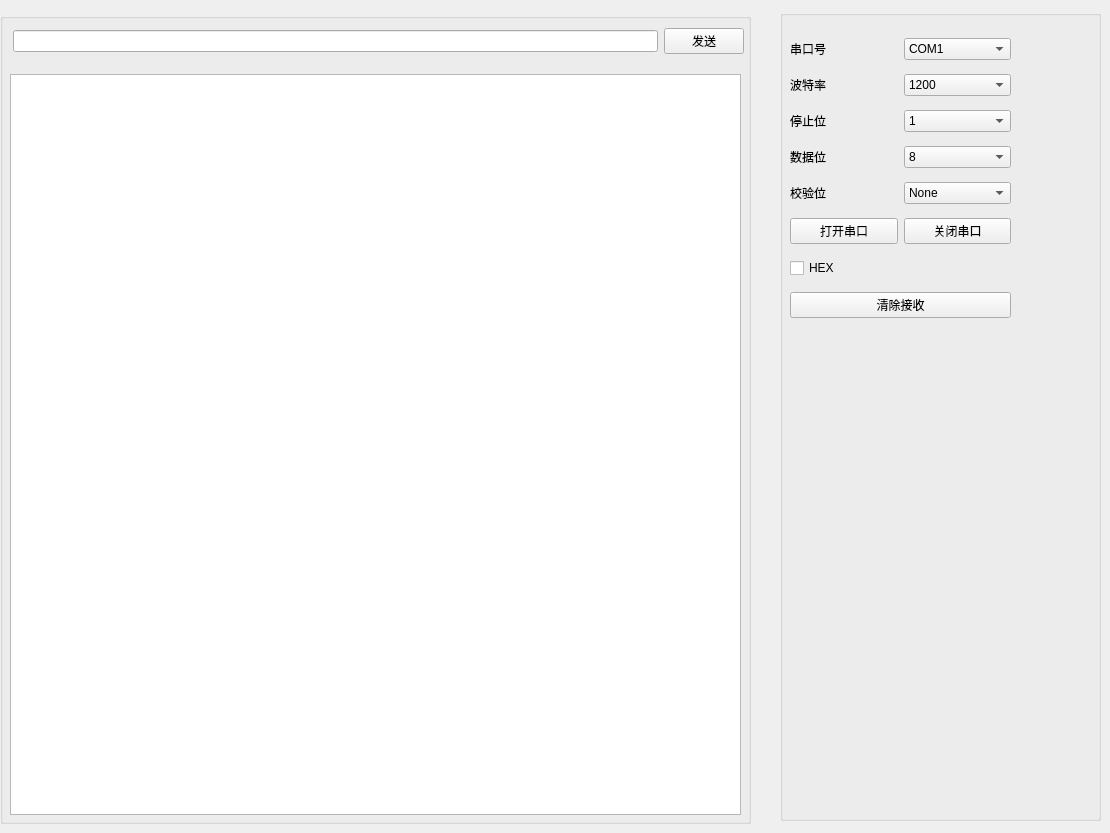
      <widget class="QWidget" name="SetSerialPort">
       <attribute name="title">
        <string>SerialPort</string>
       </attribute>
       <widget class="QGroupBox" name="groupBox">
        <property name="geometry">
         <rect>
          <x>780</x>
          <y>10</y>
          <width>321</width>
          <height>811</height>
         </rect>
        </property>
        <property name="title">
         <string/>
        </property>
        <widget class="QWidget" name="layoutWidget">
         <property name="geometry">
          <rect>
           <x>10</x>
           <y>20</y>
           <width>221</width>
           <height>301</height>
          </rect>
         </property>
         <layout class="QVBoxLayout" name="verticalLayout_3">
          <item>
           <layout class="QHBoxLayout" name="horizontalLayout_10">
            <item>
             <widget class="QLabel" name="serialPort_label">
              <property name="text">
               <string>串口号</string>
              </property>
             </widget>
            </item>
            <item>
             <widget class="QComboBox" name="serialPort_comboBox">
              <property name="enabled">
               <bool>true</bool>
              </property>
              <item>
               <property name="text">
                <string>COM1</string>
               </property>
              </item>
              <item>
               <property name="text">
                <string>COM2</string>
               </property>
              </item>
              <item>
               <property name="text">
                <string>COM3</string>
               </property>
              </item>
              <item>
               <property name="text">
                <string>COM4</string>
               </property>
              </item>
              <item>
               <property name="text">
                <string>COM5</string>
               </property>
              </item>
              <item>
               <property name="text">
                <string>COM6</string>
               </property>
              </item>
              <item>
               <property name="text">
                <string>COM7</string>
               </property>
              </item>
              <item>
               <property name="text">
                <string>COM8</string>
               </property>
              </item>
              <item>
               <property name="text">
                <string>COM9</string>
               </property>
              </item>
              <item>
               <property name="text">
                <string>COM10</string>
               </property>
              </item>
              <item>
               <property name="text">
                <string>COM11</string>
               </property>
              </item>
              <item>
               <property name="text">
                <string>COM12</string>
               </property>
              </item>
             </widget>
            </item>
           </layout>
          </item>
          <item>
           <layout class="QHBoxLayout" name="horizontalLayout_11">
            <item>
             <widget class="QLabel" name="baud_label">
              <property name="text">
               <string>波特率</string>
              </property>
             </widget>
            </item>
            <item>
             <widget class="QComboBox" name="baud_comboBox">
              <item>
               <property name="text">
                <string>1200</string>
               </property>
              </item>
              <item>
               <property name="text">
                <string>2400</string>
               </property>
              </item>
              <item>
               <property name="text">
                <string>4800</string>
               </property>
              </item>
              <item>
               <property name="text">
                <string>9600</string>
               </property>
              </item>
              <item>
               <property name="text">
                <string>19200</string>
               </property>
              </item>
              <item>
               <property name="text">
                <string>38400</string>
               </property>
              </item>
              <item>
               <property name="text">
                <string>57600</string>
               </property>
              </item>
              <item>
               <property name="text">
                <string>115200</string>
               </property>
              </item>
             </widget>
            </item>
           </layout>
          </item>
          <item>
           <layout class="QHBoxLayout" name="horizontalLayout_15">
            <item>
             <widget class="QLabel" name="stopBit_label">
              <property name="text">
               <string>停止位</string>
              </property>
             </widget>
            </item>
            <item>
             <widget class="QComboBox" name="stopBit_comboBox">
              <item>
               <property name="text">
                <string>1</string>
               </property>
              </item>
              <item>
               <property name="text">
                <string>1.5</string>
               </property>
              </item>
              <item>
               <property name="text">
                <string>2</string>
               </property>
              </item>
             </widget>
            </item>
           </layout>
          </item>
          <item>
           <layout class="QHBoxLayout" name="horizontalLayout_12">
            <item>
             <widget class="QLabel" name="dataBits_label">
              <property name="text">
               <string>数据位</string>
              </property>
             </widget>
            </item>
            <item>
             <widget class="QComboBox" name="dataBits_comboBox">
              <item>
               <property name="text">
                <string>8</string>
               </property>
              </item>
              <item>
               <property name="text">
                <string>7</string>
               </property>
              </item>
              <item>
               <property name="text">
                <string>6</string>
               </property>
              </item>
              <item>
               <property name="text">
                <string>5</string>
               </property>
              </item>
             </widget>
            </item>
           </layout>
          </item>
          <item>
           <layout class="QHBoxLayout" name="horizontalLayout_14">
            <item>
             <widget class="QLabel" name="verify_label">
              <property name="text">
               <string>校验位</string>
              </property>
             </widget>
            </item>
            <item>
             <widget class="QComboBox" name="verify_comboBox">
              <item>
               <property name="text">
                <string>None</string>
               </property>
              </item>
              <item>
               <property name="text">
                <string>Odd</string>
               </property>
              </item>
              <item>
               <property name="text">
                <string>Even</string>
               </property>
              </item>
             </widget>
            </item>
           </layout>
          </item>
          <item>
           <layout class="QHBoxLayout" name="horizontalLayout_16">
            <item>
             <widget class="QPushButton" name="start_serialPort_button">
              <property name="text">
               <string>打开串口</string>
              </property>
             </widget>
            </item>
            <item>
             <widget class="QPushButton" name="stop_serialPort_button">
              <property name="text">
               <string>关闭串口</string>
              </property>
             </widget>
            </item>
           </layout>
          </item>
          <item>
           <widget class="QCheckBox" name="hex_checkBox">
            <property name="text">
             <string>HEX</string>
            </property>
           </widget>
          </item>
          <item>
           <widget class="QPushButton" name="clear_button">
            <property name="text">
             <string>清除接收</string>
            </property>
           </widget>
          </item>
         </layout>
        </widget>
       </widget>
       <widget class="QGroupBox" name="groupBox_2">
        <property name="geometry">
         <rect>
          <x>0</x>
          <y>13</y>
          <width>751</width>
          <height>811</height>
         </rect>
        </property>
        <property name="title">
         <string/>
        </property>
        <widget class="QTextBrowser" name="receiveWindow">
         <property name="geometry">
          <rect>
           <x>10</x>
           <y>61</y>
           <width>731</width>
           <height>741</height>
          </rect>
         </property>
        </widget>
        <widget class="QWidget" name="layoutWidget">
         <property name="geometry">
          <rect>
           <x>13</x>
           <y>13</y>
           <width>731</width>
           <height>31</height>
          </rect>
         </property>
         <layout class="QHBoxLayout" name="horizontalLayout_17">
          <item>
           <widget class="QLineEdit" name="sendWindow"/>
          </item>
          <item>
           <widget class="QPushButton" name="serialSend_button">
            <property name="text">
             <string>发送</string>
            </property>
           </widget>
          </item>
         </layout>
        </widget>
       </widget>
      </widget>
